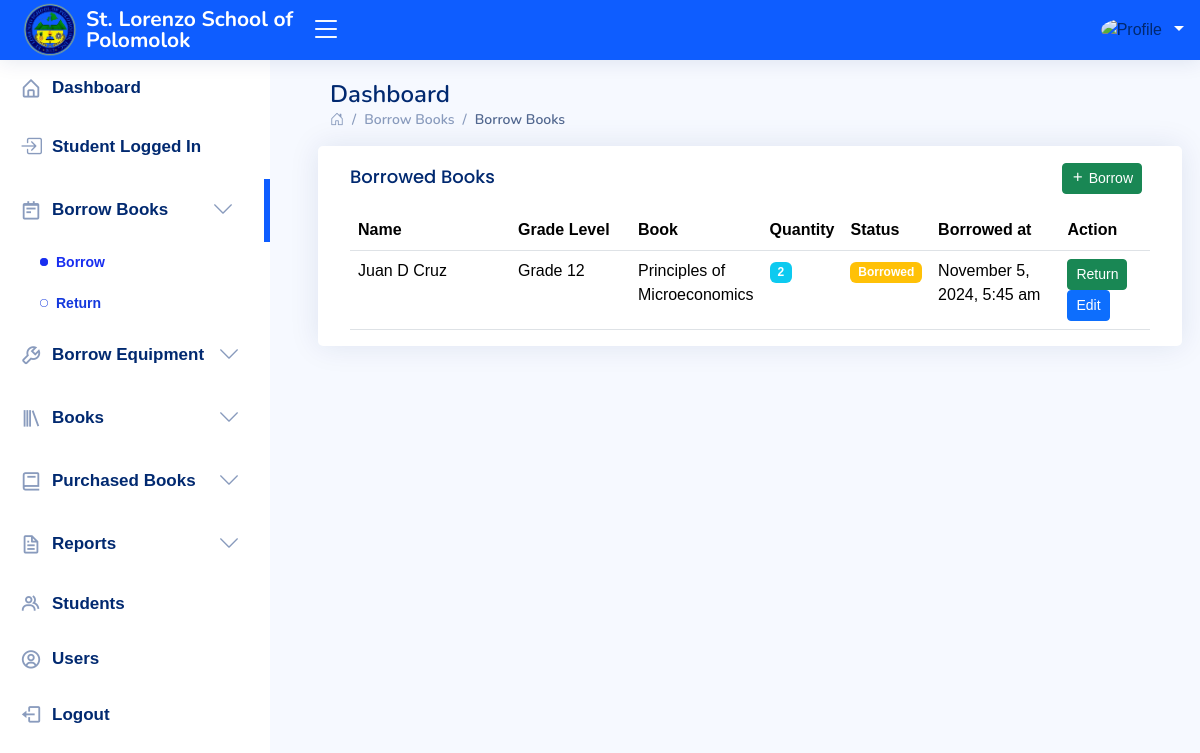
The app's page /administrator/borrow-book.php with its own data.
### tables this page shows
CREATE TABLE IF NOT EXISTS `book_borrow` (
  `book_borrow_id` int NOT NULL AUTO_INCREMENT,
  `book_id` int DEFAULT NULL,
  `student_id` int DEFAULT NULL,
  `quantity` int NOT NULL,
  `status` enum('borrowed','returned') NOT NULL,
  `created_at` timestamp NULL DEFAULT CURRENT_TIMESTAMP,
  PRIMARY KEY (`book_borrow_id`),
  KEY `fk_book_borrow_book` (`book_id`),
  KEY `fk_book_borrow_student` (`student_id`)
);

CREATE TABLE IF NOT EXISTS `student` (
  `student_id` int NOT NULL AUTO_INCREMENT,
  `user_id` int NOT NULL,
  `rfid` varchar(255) NOT NULL,
  `firstname` varchar(255) NOT NULL,
  `middlename` varchar(255) NOT NULL,
  `lastname` varchar(255) NOT NULL,
  `gradelevel` varchar(255) NOT NULL,
  `address` varchar(255) NOT NULL,
  `picture` varchar(255) NOT NULL,
  `created_at` varchar(255) NOT NULL,
  PRIMARY KEY (`student_id`)
);

CREATE TABLE IF NOT EXISTS `book` (
  `book_id` int NOT NULL AUTO_INCREMENT,
  `user_id` int NOT NULL,
  `category_id` int NOT NULL,
  `title` varchar(255) NOT NULL,
  `author` varchar(255) NOT NULL,
  `isbn` varchar(50) DEFAULT NULL,
  `publisher` varchar(255) DEFAULT NULL,
  `publication_year` year DEFAULT NULL,
  `location` varchar(255) DEFAULT NULL,
  `amount` decimal(10,2) NOT NULL,
  `copies` int DEFAULT '1',
  `added_at` datetime DEFAULT CURRENT_TIMESTAMP,
  PRIMARY KEY (`book_id`),
  UNIQUE KEY `isbn` (`isbn`),
  KEY `user_id` (`user_id`)
);

### administrator/borrow-book.php (the view, shortened to what this page needs)
<!DOCTYPE html>
<html lang="en">
<head>
    <link href="assets/vendor/bootstrap/css/bootstrap.min.css" rel="stylesheet">
    <link href="assets/vendor/bootstrap-icons/bootstrap-icons.css" rel="stylesheet">
    <link href="assets/vendor/boxicons/css/boxicons.min.css" rel="stylesheet">
    <link href="assets/vendor/quill/quill.snow.css" rel="stylesheet">
    <link href="assets/vendor/quill/quill.bubble.css" rel="stylesheet">
    <link href="assets/vendor/remixicon/remixicon.css" rel="stylesheet">
    <link href="assets/vendor/simple-datatables/style.css" rel="stylesheet">
    <link href="assets/css/style.css" rel="stylesheet">
    <link href="assets/sweet-alert/sweetalert2.min.css" rel="stylesheet">
</head>
<body>
    <?php
  include 'inc/navbar.php';
  include 'inc/sidebar.php';
  ?>
    <main id="main" class="main">
        <div class="pagetitle">
            <h1>Dashboard</h1>
            <nav>
                <ol class="breadcrumb">
                    <li class="breadcrumb-item"><a href="#"><i class="bi bi-house-door"></i></a></li>
                    <li class="breadcrumb-item">Borrow Books</li>
                    <li class="breadcrumb-item active">Borrow Books</li>
                </ol>
            </nav>
        </div>
        <section class="section">
            <div class="row">
                <div class="card">
                    <div class="card-body">
                        <div class="d-flex justify-content-between align-items-center">
                            <h5 class="card-title">Borrowed Books</h5>
                            <button type="button" class="btn btn-success btn-sm me-2" data-bs-toggle="modal"
                                data-bs-target="#borrowModal">
                                <i class="bx bx-plus me-1"></i>Borrow
                            </button>
                        </div>
                        <table class="table datatable">
                            <thead>
                                <tr>
                                    <th style="width: 20%;">Name</th>
                                    <th style="width: 15%;">Grade Level</th>
                                    <th style="width: 15%;">Book</th>
                                    <th>Quantity</th>
                                    <th>Status</th>
                                    <th>Borrowed at</th>
                                    <th>Action</th>
                                </tr>
                            </thead>
                            <tbody>
                                <?php
                                    $sql = "SELECT bb.book_borrow_id,
                                            CONCAT(s.firstname, ' ', s.middlename, ' ', s.lastname) AS student_name,
                                            s.gradelevel,
                                            b.title AS book_title,
                                            bb.status,
                                            bb.quantity,
                                            bb.created_at
                                            FROM book_borrow bb
                                            JOIN student s ON bb.student_id = s.student_id
                                            JOIN book b ON bb.book_id = b.book_id
                                            WHERE bb.quantity > 0 ORDER BY bb.book_id DESC";
                                    $result = $con->query($sql);
                                    if ($result === false) {
                                        echo "<tr><td colspan='7'>Error: " . $con->error . "</td></tr>";
                                    } elseif ($result->num_rows > 0) {
                                        while ($row = $result->fetch_assoc()) {
                                            echo "<tr>";
                                            echo "<td>" . htmlspecialchars($row['student_name']) . "</td>";
                                            echo "<td>" . htmlspecialchars($row['gradelevel']) . "</td>";
                                            echo "<td>" . htmlspecialchars($row['book_title']) . "</td>";
                                            echo "<td><span class='badge bg-info'>" . htmlspecialchars($row['quantity']) . "</span></td>";
                                            if ($row['status'] === 'borrowed') {
                                                echo "<td><span class='badge bg-warning'>Borrowed</span></td>";
                                            } else {
                                                echo "<td><span class='badge bg-secondary'>" . htmlspecialchars($row['status']) . "</span></td>";
                                            }
                                            $createdAt = new DateTime($row['created_at']);
                                            echo "<td>" . $createdAt->format('F j, Y, g:i a') . "</td>";
                                            echo "<td>";
                                            echo "<button type='button' class='btn btn-success btn-sm' data-bs-toggle='modal' data-bs-target='#returnModal' data-id='" . $row['book_borrow_id'] . "'>Return</button> ";
                                            echo "<button type='button' class='btn btn-primary btn-sm' data-bs-toggle='modal' data-bs-target='#editModal' data-id='" . $row['book_borrow_id'] . "'>Edit</button> ";
                                            echo "</td>";
                                            echo "</tr>";
                                        }
                                    } else {
                                        echo "<tr><td colspan='7'>No records found.</td></tr>";
                                    }
                                  ?>
                            </tbody>
                        </table>
                    </div>
                </div>
            </div>
        </section>
    </main>
</body>
</html>

### administrator/assets/css/style.css (style rules this page uses)
:root { scroll-behavior: smooth; }
body { font-family: "Trebuchet MS", sans-serif; background: #f6f9ff; color: #444444; }
a { color: #4154f1; text-decoration: none; }
h1, h2, h3, h4, h5, h6 { font-family: "Nunito", sans-serif; }
#main { margin-top: 60px; padding: 20px 30px; transition: all 0.3s; }
.pagetitle { margin-bottom: 10px; }
.pagetitle h1 { font-size: 24px; margin-bottom: 0; font-weight: 600; color: #012970; }
.card { margin-bottom: 30px; border: none; border-radius: 5px; box-shadow: 0px 0 30px rgba(1, 41, 112, 0.1); }
.card-title { padding: 20px 0 15px 0; font-size: 18px; font-weight: 500; color: #012970; font-family: "Poppins", sans-serif; }
.card-body { padding: 0 20px 20px 20px; margin-bottom: -20px; }
.breadcrumb { font-size: 14px; font-family: "Nunito", sans-serif; color: #899bbd; font-weight: 600; }
.breadcrumb a { color: #899bbd; transition: 0.3s; }
.breadcrumb .breadcrumb-item::before { color: #899bbd; }
.breadcrumb .active { color: #51678f; font-weight: 600; }
@media (min-width: 1200px) { #main, #footer { margin-left: 300px; } }

### records on screen
book_borrow: student_name "Juan D Cruz", student.gradelevel "Grade 12", book.title "Principles of Microeconomics", quantity "2", status "Borrowed", created_at "November 5, 2024, 5:45 am"
